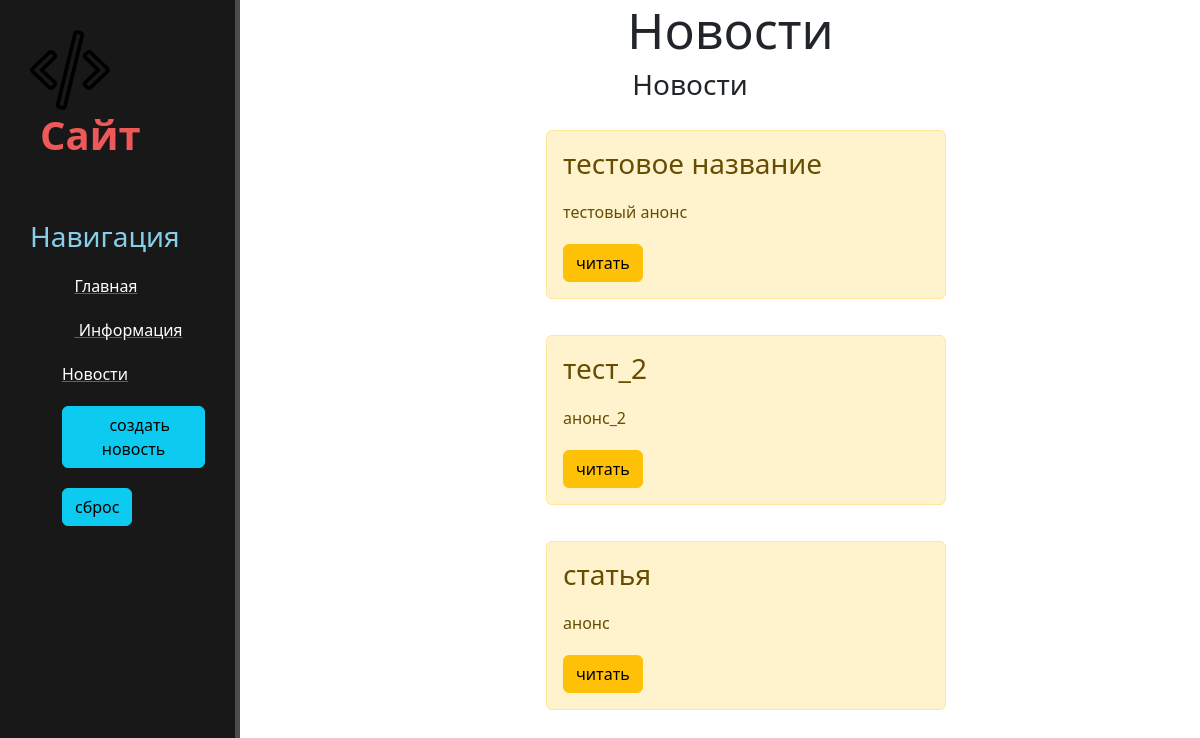
The page /news/ on the database as committed earlier.
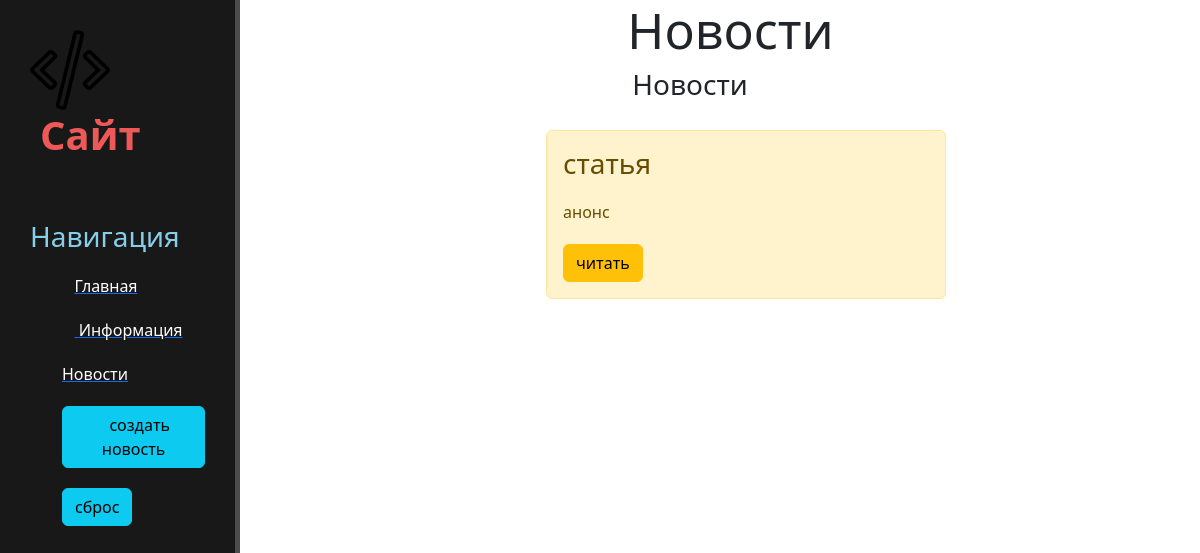
The same page on the database as committed later.
### news/models.py (models this page shows, shortened)
class Articles(models.Model):
    title = models.CharField('Название', max_length=50, default='')
    anons = models.CharField('Анонс', max_length=250, default='')
    full_text = models.TextField('Статья')
    date = models.DateTimeField('Дата публикации')

### news/views.py (the view)
# urls.py: path('', views.NewsHome, name = 'news'),
def NewsHome(request):
    news = Articles.objects.order_by('-date')
    return render(request, 'news/news.html', {'news':news})

### news/templates/news/news.html (shortened to what this page needs)
{% extends "MySiteApp/base.html" %}
{% block content %}
<main>
<div class="features">
        <h1>Новости</h1>
     <h3 class="font-weight-bold">Новости</h3>
    {% if news %}
        {% for el in news %}
             <div class="alert alert-warning">
             <h3>{{ el.title}}</h3>
             <p>{{ el.anons }}</p>
                 <a href="{% url 'news-detail' el.id %}" class="btn btn-warning">читать</a>
             </div>
        {% endfor %}
    {% else %}
        <p>Нет записей</p>
    {% endif %}
</main>
{% endblock %}

Rows that differ between the two databases and show on the page:
removed Articles: title "тестовое название", anons "тестовый анонс"
removed Articles: title "тест_2", anons "анонс_2"
